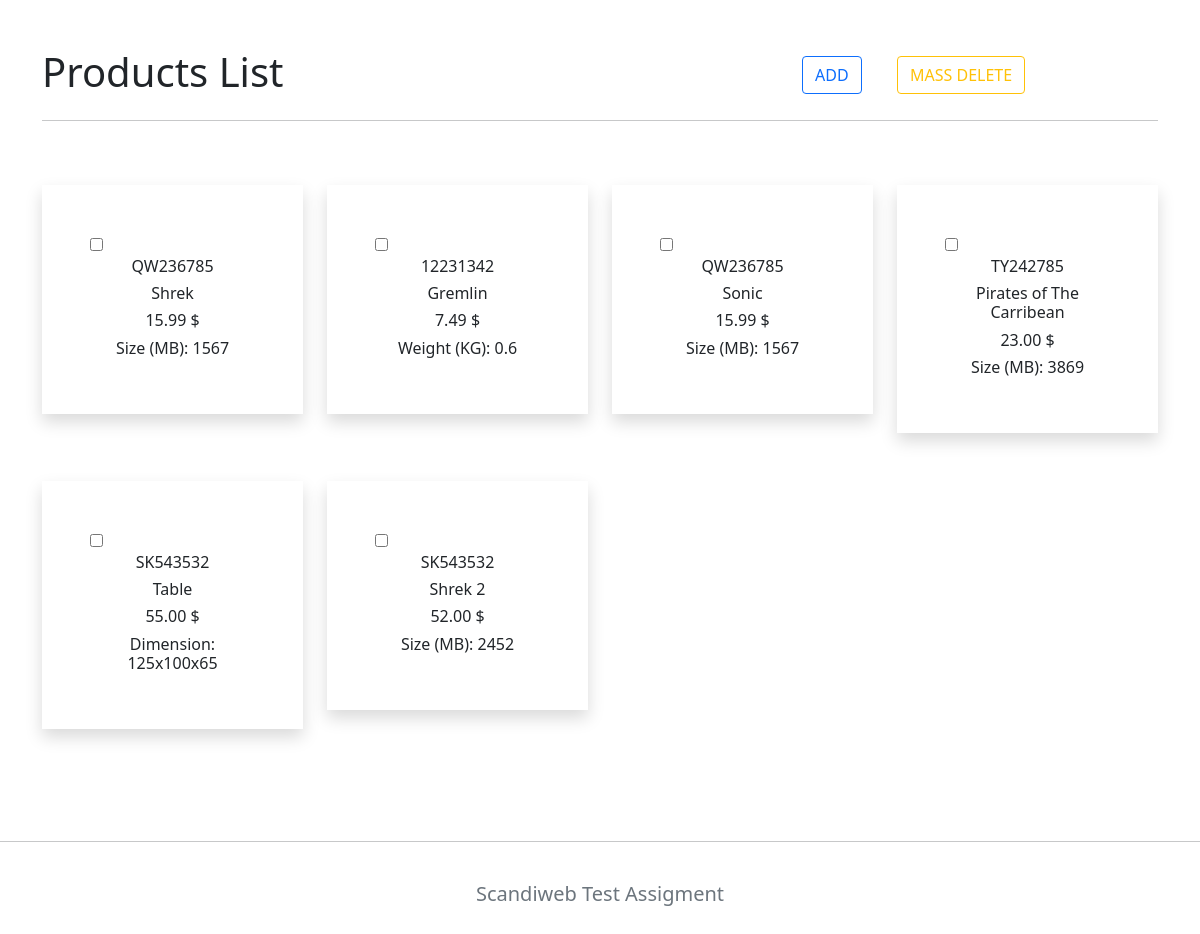
The page / on the database its author committed.
### tables this page shows
CREATE TABLE `products` (
  `id` int(11) NOT NULL,
  `sku` varchar(8) NOT NULL,
  `name` varchar(255) NOT NULL,
  `price` decimal(10,2) NOT NULL,
  `productType` varchar(16) NOT NULL,
  `specification` varchar(255) NOT NULL
);

### Database/Database.php (called while the page is built, shortened)
<?php
class Database
{
    private $dbHost = 'localhost';
    private $dbUser = 'root';
    private $dbPass = '';
    private $dbName = 'Scandiweb';
    public $statement;
    private $dbHandler;
    public function __construct()
    {
        $conn = 'mysql:host=' . $this->dbHost . ';dbname=' . $this->dbName;
        $options = array(
            PDO::ATTR_PERSISTENT => true,
            PDO::ATTR_ERRMODE => PDO::ERRMODE_EXCEPTION
        );
        try {
            $this->dbHandler = new PDO($conn, $this->dbUser, $this->dbPass, $options);
        } catch (PDOException $e) {
            $this->error = $e->getMessage();
            echo $this->error;
        }
    }
    public function query($sql)
    {
        $this->statement = $this->dbHandler->prepare($sql);
    }
    public function execute()
    {
        return $this->statement->execute();
    }
    public function resultSet()
    {
        $this->execute();
        return $this->statement->fetchAll(PDO::FETCH_OBJ);
    }
}

### Service/ProductService.php (called while the page is built, shortened)
<?php
class ProductService
{
    private $db;
    public function __construct()
    {
        $this->db = new Database;
    }
    public function getProducts()
    {
        $this->db->query("SELECT * FROM products");
        $result = $this->db->resultSet();
        return $result;
    }
}

### index.php (the view, shortened to what this page needs)
<?php
$products = (new ProductService)->getProducts();
?>
<!DOCTYPE html>
<html lang="en">
<head>
    <link href="https://cdn.jsdelivr.net/npm/bootstrap@5.0.2/dist/css/bootstrap.min.css" rel="stylesheet">
    <link rel="stylesheet" href="css/style.css">
</head>
<body>
    <div class="container">
        <div class="row mt-5">
            <div class="col-8">
                <h1>Products List</h1>
            </div>
            <div class="col-1 mt-2">
                <button onclick="window.location.href='add.php'" class="btn btn-outline-primary mr-2">ADD</button>
            </div>
            <div class="col-3 mt-2">
                <button name="delete" class="btn btn-outline-warning" id="delete-product-btn" form="form">MASS DELETE</button>
            </div>
        </div>
        <hr>
        <form action="" method="post" id="form">
            <div class="row py-5">
                <?php
                foreach ($products as $product) {
                    echo '
                <div class="col-3 mb-5">
                        <div class="product shadow p-5">
                        <input type="checkbox" class="delete-checkbox move-left" name="checkbox[]" value="' . $product->id . '">
                            <div class="product-body">
                                <h6 class="text-center">' . $product->sku . '</h6>
                                <h6 class="text-center">' . $product->name . '</h6>
                                <h6 class="text-center">' . $product->price . ' $</h6>
                                <h6 class="text-center">' . $product->specification . '</h6>
                            </div>
                        </div>
                </div>';
                }
                ?>
            </div>
        </form>
    </div>
    <hr>
    <h5 class="text-center text-muted p-4">Scandiweb Test Assigment</h5>
</body>
</html>

### rows shown on the page
products: sku "QW236785", name "Shrek", price "15.99", specification "Size (MB): 1567"
products: sku "12231342", name "Gremlin", price "7.49", specification "Weight (KG): 0.6"
products: sku "QW236785", name "Sonic", price "15.99", specification "Size (MB): 1567"
products: sku "TY242785", name "Pirates of The Carribean", price "23.00", specification "Size (MB): 3869"
products: sku "SK543532", name "Table", price "55.00", specification "Dimension: 125x100x65"
products: sku "SK543532", name "Shrek 2", price "52.00", specification "Size (MB): 2452"
